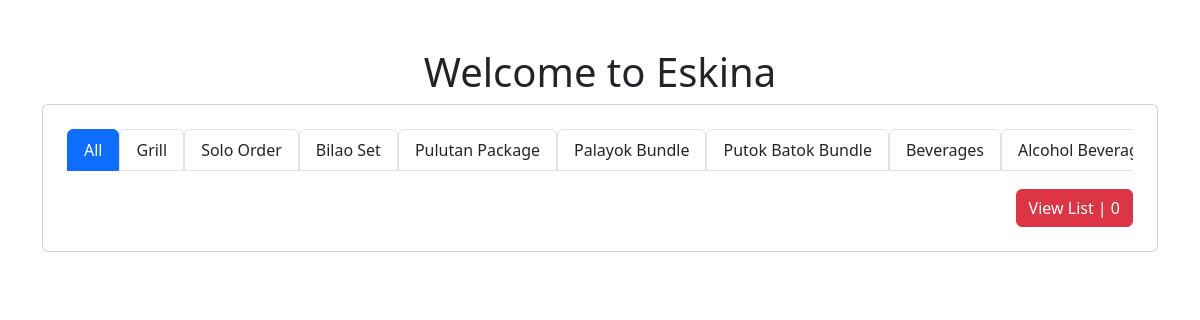
Page /user/index.php?route=eskina-order on the earlier database version.
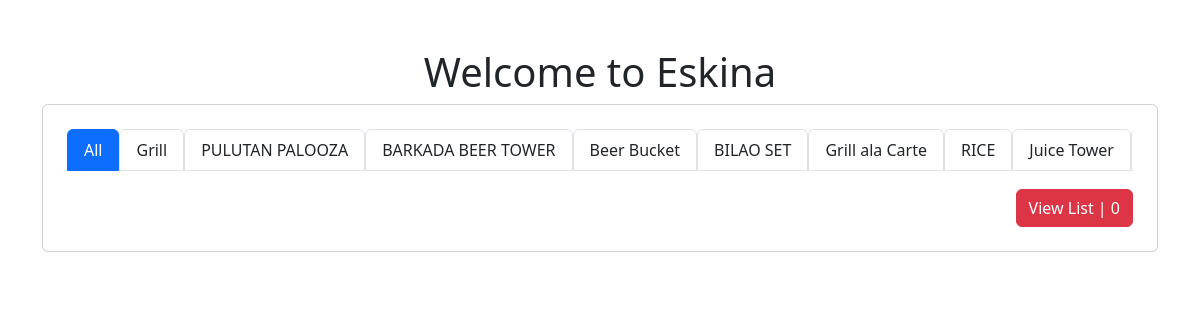
Same page on the later database version.
### tables this page shows
CREATE TABLE `category` (
  `category_id` int(11) NOT NULL,
  `category_name` varchar(255) DEFAULT NULL,
  `created_at` timestamp NULL DEFAULT current_timestamp(),
  `updated_at` timestamp NULL DEFAULT NULL ON UPDATE current_timestamp()
);

### user/index.php (called while the page is built)
<?php
include("header.php");
require_once '../config.php';
require_once 'process/function.php';
?>
<?php
require("../route.php");
?>
<?php
include("footer.php");
?>

### user/process/function.php (called while the page is built, shortened)
<?php
function getCategory($pdo)
{
    try {
        $query = "SELECT * FROM category";
        $stmt = $pdo->prepare($query);
        $stmt->execute();
        $category = $stmt->fetchAll(PDO::FETCH_ASSOC);
        return $category;
    } catch (PDOException $e) {
        echo "Error: " . $e->getMessage();
        return array();
    }
}

### user/view/eskina-order/eskina_order.php (the view, shortened to what this page needs)
<?php
$categorys = getCategory($pdo);
?>
<div class="container-fluid">
    <div class="text-center mt-5 fs-3">
        <h1>Welcome to Eskina</h1>
    </div>
    <div class="container">
        <div class="card">
            <div class="card-body">
                <div class="row p-2">
                    <div class="col-12" style="max-width: 100%;">
                        <div class="list-group-scrollable" data-simplebar="">
                            <ul class="list-group d-flex flex-row" id="list-menu">
                                <li class="list-group-item" aria-current="true" role="button" data-id="">All</li>
                                <?php foreach ($categorys as $category) : ?>
                                    <li class="list-group-item" aria-current="true" role="button" data-id="<?php echo $category['category_id'] ?>"><?php echo $category['category_name'] ?></li>
                                <?php endforeach; ?>
                            </ul>
                        </div>
                    </div>
                    <div class="col-lg-12 pt-2">
                        <button class="btn btn-danger float-end" id="viewListButton">View List | 0</button>
                    </div>
                </div>
            </div>
        </div>
    </div>
</div>

### user/header.php (shortened to what this page needs)
<!doctype html>
<html lang="en">
<head>
    <link href="../assets/libs/bootstrap533/css/bootstrap.min.css" rel="stylesheet">
    <link rel="stylesheet" href="../assets/css/fontawesome.min.css">
    <link rel="stylesheet" href="../assets/css/all.min.css">
    <link href="../assets/libs/datatablejs/css/datatables.min.css" rel="stylesheet">
    <link rel="stylesheet" href="../assets/libs/simplebar/dist/simplebar.css">
</head>
<body>

### route.php (shortened to what this page needs)
<?php
$route = $_GET['route'] ?? 'dashboard';
if (isset($_SESSION['logged_in']) && $_SESSION['logged_in'] === true) {
    if (isset($_SESSION['user_role']) && $_SESSION['user_role'] === 1) {
        switch ($route) {
            case "dashboard":
                require 'admin/view/dashboard/dashboard.php';
                break;
            case "customer-order":
                require 'admin/view/order-management/customer-order.php';
                break;
            case "process-order":
                require 'admin/view/order-management/process-order.php';
                break;
            case "canceled-order":
                require 'admin/view/order-management/canceled-order.php';
                break;
            case "food-menu":
                require 'admin/view/menu-management/food-menu.php';
                break;
            case "manage-variation":
                require 'admin/view/menu-management/variation.php';
                break;
            case "category-management":
                require 'admin/view/menu-management/category.php';
                break;
            case "customer-detail":
                require 'admin/view/customer-management/customer-detail.php';
                break;
            case "customer-feedback":
                require 'admin/view/customer-management/customer-feedback.php';
                break;
            case "user-management":
                require 'admin/view/user-management/users.php';
                break;
            default:
                require 'admin/view/dashboard/dashboard.php';
        }
    }
    if (isset($_SESSION['user_role']) && $_SESSION['user_role'] === 2) {
        switch ($route) {
            case "customer-order":
                require 'admin/view/order-management/customer-order.php';
                break;
            case "process-order":
                require 'admin/view/order-management/process-order.php';
                break;
            case "canceled-order":
                require 'admin/view/order-management/cancel-order.php';
                break;
            case "food-menu":
                require 'admin/view/menu-management/food-menu.php';
                break;
            case "user-management":
                require 'admin/view/user-management/users.php';
                break;
            default:
                require 'admin/view/no-access/404.php';
        }
    }
} else {
    switch ($route) {
        case "eskina-order":
            require 'user/view/eskina-order/eskina_order.php';
            break;
    }
}

### user/footer.php
</body>
</html>

### user/view/eskina-order/eskina_order.php (style rules this page uses)
.list-group-scrollable { padding-bottom: 10px; overflow-x: auto; white-space: nowrap; }
.list-group-scrollable ul.list-group { display: inline-flex; padding-left: 0; margin-bottom: 0; }
.list-group-item+.list-group-item { border-top-left-radius: inherit; border-top-right-radius: inherit; border-top-width: 1px; }

Differences in the rows shown:
removed category: category_name "Solo Order"
removed category: category_name "Bilao Set"
removed category: category_name "Pulutan Package"
removed category: category_name "Palayok Bundle"
removed category: category_name "Putok Batok Bundle"
removed category: category_name "Beverages"
removed category: category_name "Alcohol…"
now on this page (row edited): category: category_name "PULUTAN PALOOZA"
added category: category_name "BARKADA BEER TOWER"
added category: category_name "Beer Bucket"
added category: category_name "BILAO SET"
added category: category_name "Grill ala Carte"
added category: category_name "RICE"
added category: category_name "Juice Tower"
